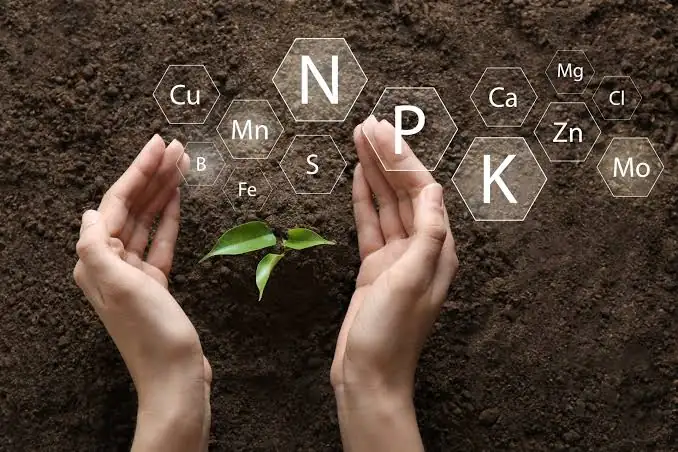
#> input picture frontend/src/assets/solo-nitido.webp, 678 x 452 px; its folder holds only this picture in this run
$ python gerar-fundo.py ../src/assets/solo-nitido.webp
#> lines starting #> are read from the running program, lines starting #| are printed output that depends on the picture
"""
Gera as duas variantes da imagem de fundo a partir de uma foto de origem.

    python scripts/gerar-fundo.py caminho/da/foto-original.jpg

Sai em src/assets/:

    fundo-telas.webp   telas internas — desfocada, 900px
    fundo-login.webp   login          — nitida, tamanho nativo

POR QUE DUAS

Nas telas internas o titulo fica direto sobre o fundo, entao a imagem entra
desfocada: o desfoque apaga a alta frequencia (o grao do solo, as letras dos
hexagonos) que atrapalha ler texto por cima. No login nao ha texto sobre o
fundo — o cartao e opaco — entao a foto aparece inteira.

Efeito colateral util: desfoque destroi detalhe, e detalhe e o que ocupa bytes.
A variante desfocada fica bem menor que a nitida. Se cair abaixo de ~8 KB, o
webpack a embute como data URI no CSS e ainda elimina uma requisicao.

Se a sua foto das telas internas JA vier desfocada, nao passe por aqui: salve
direto como src/assets/fundo-telas.webp. Desfocar duas vezes so borra mais.

As imagens vao para src/assets/ e NAO para public/. O base.css passa pelo
webpack, e ali um url('/img/...') e tratado como caminho de modulo, nao como
URL: o build quebra com 'Cannot find module'.

Requer Pillow:  pip install Pillow
"""
import os
import sys

from PIL import Image, ImageFilter

# Onde as imagens precisam cair para o base.css encontra-las.
DESTINO = os.path.join(os.path.dirname(__file__), '..', 'src', 'assets')

# Raio do desfoque, em pixels sobre a imagem de origem. Abaixo de ~6 o grao do
# solo ainda aparece atras do titulo das telas.
RAIO_DESFOQUE = 9

# A desfocada nao precisa de resolucao: o desfoque ja apagou o detalhe.
LARGURA_SUAVE = 900

# 62 mantem o arquivo abaixo do JPEG de origem. Como a imagem e so fundo e
# ainda passa por um veu, artefato de compressao nao aparece.
QUALIDADE_NITIDA = 62
QUALIDADE_SUAVE = 70


def gerar(origem):
#> called with origem = '../src/assets/solo-nitido.webp'
    base = Image.open(origem).convert('RGB')
#> base is the input picture: PIL image 678x452 RGB; mean R, G, B 80.6, 64.8, 53.1
    os.makedirs(DESTINO, exist_ok=True)

    altura = round(LARGURA_SUAVE * base.size[1] / base.size[0])
#> altura = 600
    suave = base.filter(ImageFilter.GaussianBlur(RAIO_DESFOQUE))
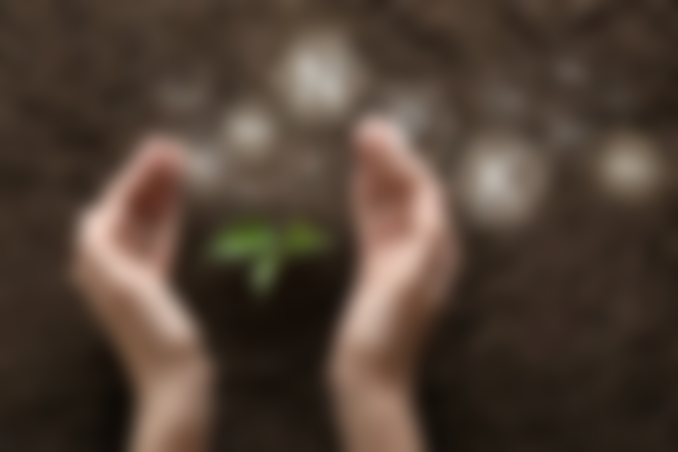
#> suave: PIL image 678x452 RGB; mean R, G, B 80.6, 64.9, 53.1
    suave = suave.resize((LARGURA_SUAVE, altura), Image.LANCZOS)
#> suave: PIL image 900x600 RGB
    suave.save(os.path.join(DESTINO, 'fundo-telas.webp'), 'WEBP',
               quality=QUALIDADE_SUAVE, method=6)

    # Sem redimensionar: ampliar nao acrescenta informacao, so peso.
    base.save(os.path.join(DESTINO, 'fundo-login.webp'), 'WEBP',
              quality=QUALIDADE_NITIDA, method=6)

    for nome in ('fundo-telas.webp', 'fundo-login.webp'):
        caminho = os.path.join(DESTINO, nome)
        im = Image.open(caminho)
        print(f'{nome:18s} {im.size[0]}x{im.size[1]:<5d} '
              f'{os.path.getsize(caminho) / 1024:6.1f} KB')
#| fundo-telas.webp   900x600      6.2 KB


if __name__ == '__main__':
    if len(sys.argv) != 2:
        print(__doc__)
        sys.exit(1)
    gerar(sys.argv[1])
